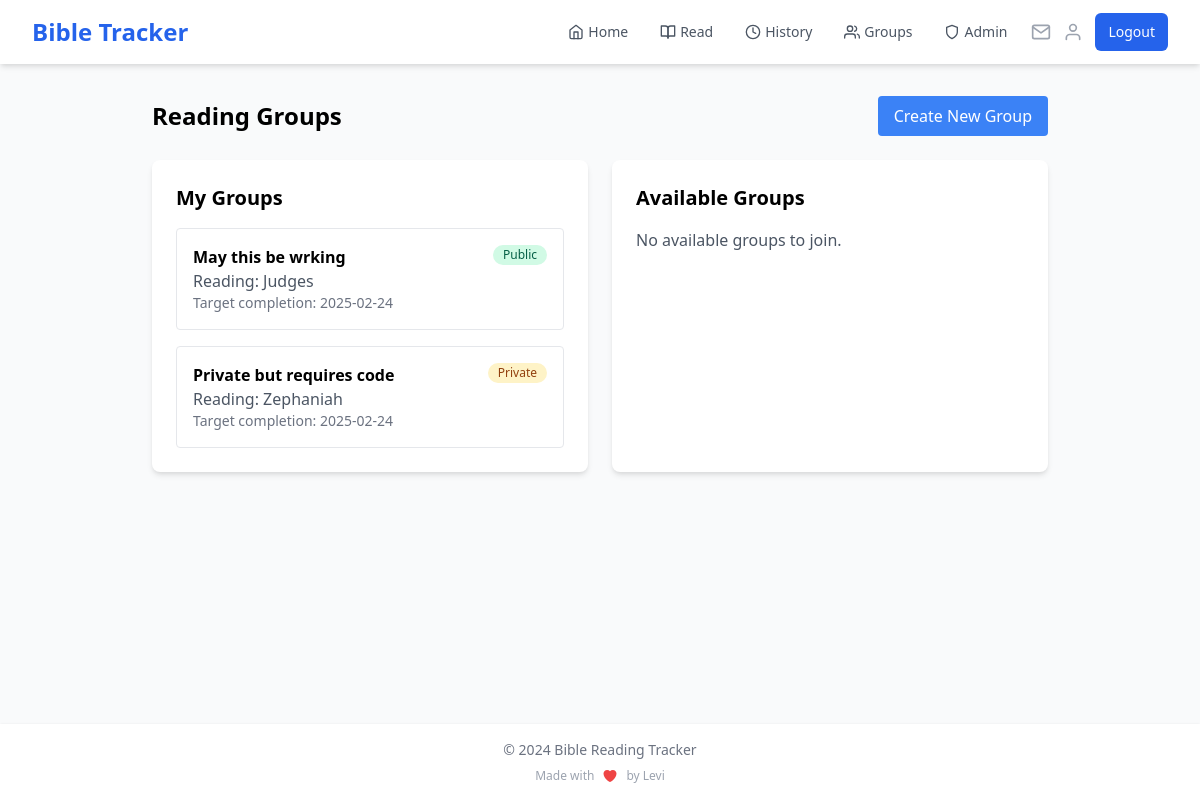
The page /groups (signed in) on the database its author committed.
### app.py (models this page shows)
class ReadingGroup(db.Model):
    id = db.Column(db.Integer, primary_key=True)
    name = db.Column(db.String(100), nullable=False)
    description = db.Column(db.Text)
    created_at = db.Column(db.DateTime, default=datetime.utcnow)
    book = db.Column(db.String(50), nullable=False)
    current_chapter = db.Column(db.Integer, default=1)
    target_completion_date = db.Column(db.DateTime)
    creator_id = db.Column(db.Integer, db.ForeignKey('user.id'), nullable=False)
    visibility = db.Column(db.String(20), default='public')
    access_code = db.Column(db.String(20))
    members = db.relationship('GroupMember', backref='reading_group', lazy='joined')
    readings = db.relationship('GroupReading', backref='reading_group', lazy='dynamic')
    invitations = db.relationship('GroupInvitation', backref='reading_group', lazy='dynamic')

### app.py (the view)
@app.route('/groups')
@login_required
def list_groups():
    my_groups = ReadingGroup.query \
        .join(GroupMember) \
        .filter(GroupMember.user_id == current_user.id) \
        .all()
    available_groups = ReadingGroup.query \
        .filter(
            ReadingGroup.id.notin_(
                db.session.query(GroupMember.group_id)
                .filter_by(user_id=current_user.id)
            ),
            db.or_(
                ReadingGroup.visibility == 'public',
                ReadingGroup.visibility == 'private',  # Include private groups
                db.and_(
                    ReadingGroup.visibility == 'invitation',
                    ReadingGroup.id.in_(
                        db.session.query(GroupInvitation.group_id)
                        .filter(
                            GroupInvitation.email == current_user.email,
                            GroupInvitation.used == False,
                            GroupInvitation.expires_at > datetime.utcnow()
                        )
                    )
                )
            )
        ) \
        .all()
    return render_template('groups/list.html',
        my_groups=my_groups,
        available_groups=available_groups,
        current_user_name=current_user.name
    )

### app.py (called while the page is built)
@login_manager.user_loader
def load_user(user_id):
    if 'user_id' in session:
        return User.query.get(int(session['user_id']))
    return None

@app.context_processor
def inject_user_name():
    if current_user.is_authenticated:
        return dict(user_name=current_user.name)
    return dict(user_name='Guest')

@app.context_processor
def inject_invitation_count():
    if current_user.is_authenticated:
        invitation_count = GroupInvitation.query.filter(
            GroupInvitation.email == current_user.email,
            GroupInvitation.used == False,
            GroupInvitation.expires_at > datetime.utcnow()
        ).count()
        return dict(invitation_count=invitation_count)
    return dict(invitation_count=0)

### templates/groups/list.html
{% extends "base.html" %}
{% block content %}
<div class="max-w-4xl mx-auto">
    <div class="flex justify-between items-center mb-6">
        <h1 class="text-2xl font-bold">Reading Groups</h1>
        <a href="{{ url_for('create_group') }}" class="bg-blue-500 text-white px-4 py-2 rounded hover:bg-blue-600">
            Create New Group
        </a>
    </div>
    <div class="grid grid-cols-1 md:grid-cols-2 gap-6">
        <div class="bg-white p-6 rounded-lg shadow-md">
            <h2 class="text-xl font-semibold mb-4">My Groups</h2>
            {% if my_groups %}
                <div class="space-y-4">
                    {% for group in my_groups %}
                        <a href="{{ url_for('view_group', group_id=group.id) }}"
                           class="block p-4 border rounded hover:bg-gray-50">
                            <div class="flex justify-between items-start">
                                <div>
                                    <h3 class="font-semibold">{{ group.name }}</h3>
                                    <p class="text-gray-600">
                                        Reading: {{ group.book }}
                                    </p>
                                    <p class="text-sm text-gray-500">
                                        Target completion: {{ group.target_completion_date.strftime('%Y-%m-%d') }}
                                    </p>
                                </div>
                                <span class="inline-flex items-center px-2.5 py-0.5 rounded-full text-xs font-medium
                                    {% if group.visibility == 'public' %}
                                        bg-green-100 text-green-800
                                    {% elif group.visibility == 'private' %}
                                        bg-yellow-100 text-yellow-800
                                    {% else %}
                                        bg-purple-100 text-purple-800
                                    {% endif %}">
                                    {{ group.visibility|title }}
                                </span>
                            </div>
                        </a>
                    {% endfor %}
                </div>
            {% else %}
                <p class="text-gray-600">You haven't joined any reading groups yet.</p>
            {% endif %}
        </div>
        <div class="bg-white p-6 rounded-lg shadow-md">
            <h2 class="text-xl font-semibold mb-4">Available Groups</h2>
            {% if available_groups %}
                <div class="space-y-4">
                    {% for group in available_groups %}
                        <div class="p-4 border rounded">
                            <div class="flex justify-between items-start mb-2">
                                <div>
                                    <h3 class="font-semibold">{{ group.name }}</h3>
                                    <p class="text-gray-600">
                                        Reading:
                                        {% if group.id not in member_group_ids and (group.visibility == 'private' or group.visibility == 'invitation') %}
                                            <span class="blur">[Private]</span>
                                        {% else %}
                                            {{ group.book }}
                                        {% endif %}
                                    </p>
                                    <p class="text-sm text-gray-500">
                                        Target completion:
                                        {% if group.id not in member_group_ids and (group.visibility == 'private' or group.visibility == 'invitation') %}
                                            <span class="blur">[Private]</span>
                                        {% else %}
                                            {{ group.target_completion_date.strftime('%Y-%m-%d') }}
                                        {% endif %}
                                    </p>
                                </div>
                                <span class="inline-flex items-center px-2.5 py-0.5 rounded-full text-xs font-medium
                                    {% if group.visibility == 'public' %}
                                        bg-green-100 text-green-800
                                    {% elif group.visibility == 'private' %}
                                        bg-yellow-100 text-yellow-800
                                    {% else %}
                                        bg-purple-100 text-purple-800
                                    {% endif %}">
                                    {{ group.visibility|title }}
                                </span>
                            </div>
                            {% if group.visibility == 'public' %}
                                <a href="{{ url_for('join_group', group_id=group.id) }}"
                                   class="inline-block mt-2 text-blue-500 hover:text-blue-600">
                                    Join Group →
                                </a>
                            {% elif group.visibility == 'private' %}
                                <form action="{{ url_for('join_group', group_id=group.id) }}" method="POST" class="mt-2">
                                    <div class="flex space-x-2">
                                        <input type="text"
                                               name="access_code"
                                               placeholder="Enter access code"
                                               required
                                               class="flex-1 px-3 py-1 border rounded text-sm focus:ring-2 focus:ring-blue-500 focus:border-blue-500">
                                        <button type="submit"
                                                class="px-3 py-1 bg-blue-500 text-white rounded text-sm hover:bg-blue-600">
                                            Join
                                        </button>
                                    </div>
                                </form>
                            {% elif group.visibility == 'invitation' %}
                                <p class="mt-2 text-sm text-gray-600 italic">
                                    This group requires an invitation to join
                                </p>
                            {% endif %}
                        </div>
                    {% endfor %}
                </div>
            {% else %}
                <p class="text-gray-600">No available groups to join.</p>
            {% endif %}
        </div>
    </div>
</div>
{% endblock %}

### rows shown on the page
ReadingGroup: name "May this be wrking", book "Judges", target_completion_date "2025-02-24", visibility "Public"
ReadingGroup: name "Private but requires code", book "Zephaniah", target_completion_date "2025-02-24", visibility "Private"
